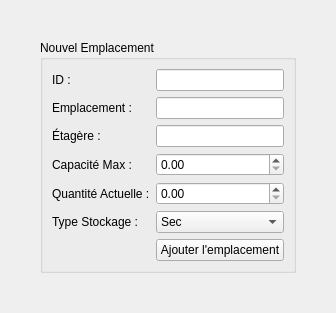
          <widget class="QWidget" name="tab_depot_add">
           <attribute name="title">
            <string>➕ Ajouter Emplacement</string>
           </attribute>
           <layout class="QVBoxLayout" name="vl_depot_add">
            <property name="margin" stdset="0">
             <number>40</number>
            </property>
            <item>
             <widget class="QGroupBox" name="gb_depot_add">
              <property name="title">
               <string>Nouvel Emplacement</string>
              </property>
              <layout class="QFormLayout" name="fl_depot_add">
               <item row="0" column="0">
                <widget class="QLabel" name="ld1">
                 <property name="text">
                  <string>ID :</string>
                 </property>
                </widget>
               </item>
               <item row="0" column="1">
                <widget class="QLineEdit" name="le_depot_id"/>
               </item>
               <item row="1" column="0">
                <widget class="QLabel" name="ld2">
                 <property name="text">
                  <string>Emplacement :</string>
                 </property>
                </widget>
               </item>
               <item row="1" column="1">
                <widget class="QLineEdit" name="le_depot_emp"/>
               </item>
               <item row="2" column="0">
                <widget class="QLabel" name="ld3">
                 <property name="text">
                  <string>Étagère :</string>
                 </property>
                </widget>
               </item>
               <item row="2" column="1">
                <widget class="QLineEdit" name="le_depot_eta"/>
               </item>
               <item row="3" column="0">
                <widget class="QLabel" name="ld4">
                 <property name="text">
                  <string>Capacité Max :</string>
                 </property>
                </widget>
               </item>
               <item row="3" column="1">
                <widget class="QDoubleSpinBox" name="sb_depot_cap">
                 <property name="maximum">
                  <double>100000.000000000000000</double>
                 </property>
                </widget>
               </item>
               <item row="4" column="0">
                <widget class="QLabel" name="ld5">
                 <property name="text">
                  <string>Quantité Actuelle :</string>
                 </property>
                </widget>
               </item>
               <item row="4" column="1">
                <widget class="QDoubleSpinBox" name="sb_depot_act">
                 <property name="maximum">
                  <double>100000.000000000000000</double>
                 </property>
                </widget>
               </item>
               <item row="5" column="0">
                <widget class="QLabel" name="ld6">
                 <property name="text">
                  <string>Type Stockage :</string>
                 </property>
                </widget>
               </item>
               <item row="5" column="1">
                <widget class="QComboBox" name="cb_depot_type">
                 <item>
                  <property name="text">
                   <string>Sec</string>
                  </property>
                 </item>
                 <item>
                  <property name="text">
                   <string>Froid</string>
                  </property>
                 </item>
                </widget>
               </item>
               <item row="6" column="1">
                <widget class="QPushButton" name="btn_valider_depot">
                 <property name="text">
                  <string>Ajouter l'emplacement</string>
                 </property>
                </widget>
               </item>
              </layout>
             </widget>
            </item>
            <item>
             <spacer>
              <property name="orientation">
               <enum>Qt::Orientation::Vertical</enum>
              </property>
              <property name="sizeHint" stdset="0">
               <size>
                <width>0</width>
                <height>0</height>
               </size>
              </property>
             </spacer>
            </item>
           </layout>
          </widget>
